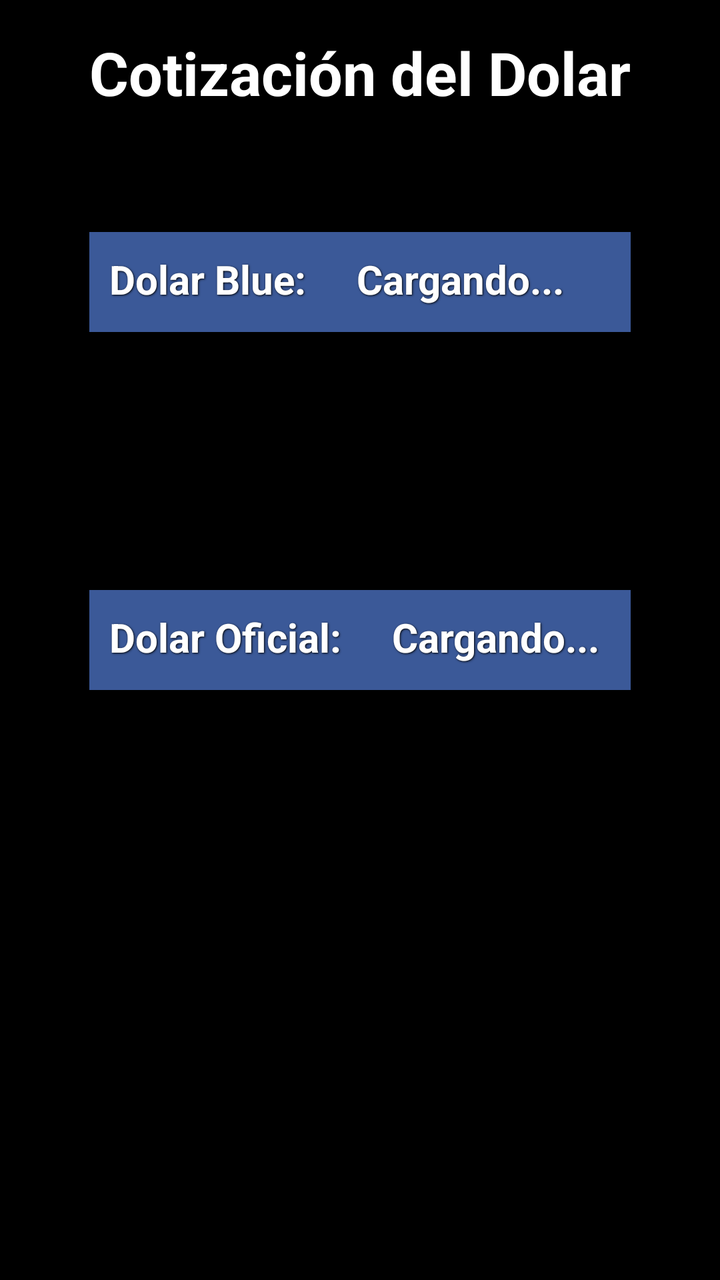
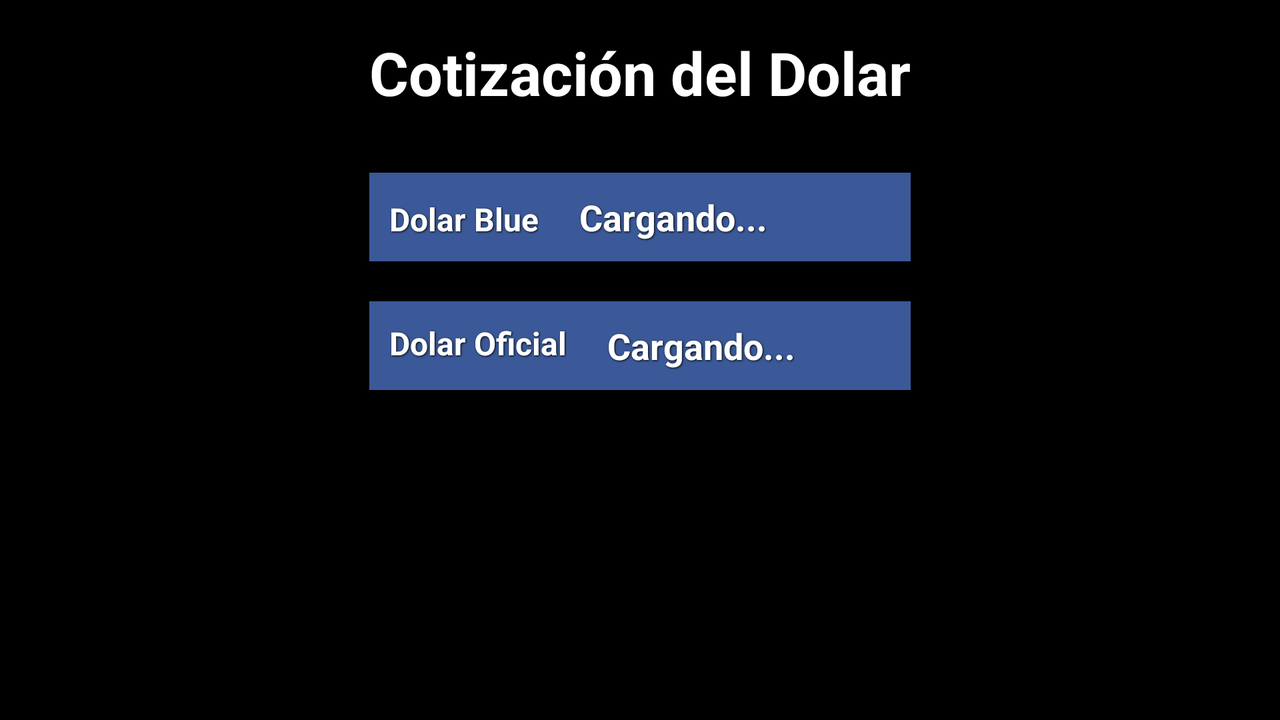

One screen, two layout resources from the same app: the default and the author's alternative for another configuration. Each is rendered where Android would select it; the XML of both is given below.
<!-- AndroidManifest.xml: application theme AppTheme -->
<!-- res/layout/activity_dolar_blue.xml -->
<RelativeLayout xmlns:android="http://schemas.android.com/apk/res/android"
    xmlns:tools="http://schemas.android.com/tools"
    android:layout_width="match_parent"
    android:layout_height="match_parent"
    android:background="@color/negro"
    android:paddingBottom="@dimen/activity_vertical_margin"
    android:paddingLeft="@dimen/activity_horizontal_margin"
    android:paddingRight="@dimen/activity_horizontal_margin"
    android:paddingTop="@dimen/activity_vertical_margin"
    tools:context=".DolarBlueActivity" >

 <LinearLayout
     android:id="@+id/GridDolar"
     android:layout_width="fill_parent"
     android:layout_height="50dp"
     android:layout_alignLeft="@+id/TituloBlue"
     android:layout_alignParentTop="true"
     android:layout_alignRight="@+id/TituloBlue"
     android:layout_marginTop="100dp"
     android:background="@drawable/gridstyle" >
	
	<TextView
         android:id="@+id/Blue"
         style="@style/ButtonText"
         android:layout_width="wrap_content"
         android:layout_height="wrap_content"
         android:textSize="20sp"
         android:text="Dolar Blue: " />
     
	<TextView
         android:id="@+id/valor"
         style="@style/ButtonText"
         android:layout_width="wrap_content"
         android:layout_height="wrap_content"
         android:layout_marginLeft="20dp"
         android:textSize="20sp"
         android:tag="false"
         android:text="Cargando..."
         android:textColor="@color/blancoReal" />
     
 </LinearLayout>

 <TextView
     android:id="@+id/TituloBlue"
     android:layout_width="wrap_content"
     android:layout_height="wrap_content"
     android:layout_alignParentTop="true"
     android:layout_centerHorizontal="true"     
     style="@style/ButtonText"
     android:textColor="@color/blancoReal"
     android:textSize="30sp"
     android:text="Cotización del Dolar" />

 <LinearLayout
     android:id="@+id/GridDolar3"
     android:layout_width="fill_parent"
     android:layout_height="50dp"
     android:layout_alignLeft="@+id/GridDolar"
     android:layout_alignRight="@+id/GridDolar"
     android:layout_centerVertical="true"
     android:background="@drawable/gridstyle"
     android:orientation="horizontal" >

     <TextView
         android:id="@+id/oficial"
         style="@style/ButtonText"
         android:layout_width="wrap_content"
         android:layout_height="wrap_content"
         android:text="Dolar Oficial: "
         android:textSize="20sp" />

     <TextView
         android:id="@+id/valor2"
         style="@style/ButtonText"
         android:layout_width="wrap_content"
         android:layout_height="wrap_content"
         android:layout_gravity="right"
         android:layout_marginLeft="20dp"
         android:tag="false"
         android:text="Cargando..."
         android:textColor="@color/blancoReal"
         android:textSize="20sp" />
 </LinearLayout>

</RelativeLayout>
<!-- resources referenced by this layout -->
<resources>
  <color name="blancoReal">#FFFFFF</color>
  <color name="negro">#000000</color>
  <dimen name="activity_horizontal_margin">16dp</dimen>
  <dimen name="activity_vertical_margin">16dp</dimen>
  <!-- drawable gridstyle (drawable-hdpi) -->
  <?xml version="1.0" encoding="utf-8"?>
  <shape xmlns:android="http://schemas.android.com/apk/res/android"
  android:shape="rectangle" >
  
  <gradient 
      android:startColor="#3b5998"
      android:endColor="#3b5998"
      android:angle="90" />
  
  <padding 
      android:left="10dp" 
      android:top="10dp"
      android:right="10dp" 
      android:bottom="10dp" />
  
  </shape>
  <style name="ButtonText">    
      <item name="android:textColor">#ffffff</item>
      <item name="android:gravity">center</item>    
      <item name="android:textSize">16sp</item>
      <item name="android:textStyle">bold</item>
      <item name="android:shadowColor">#000000</item>
      <item name="android:shadowDx">1</item>
      <item name="android:shadowDy">1</item>
      <item name="android:shadowRadius">2</item>
  </style>
  <style name="AppTheme" parent="AppBaseTheme">
          
      </style>
  <style name="AppBaseTheme" parent="android:Theme.Light">
          
      </style>
</resources>
<!-- res/layout-land/activity_dolar_blue.xml (the author's variant of the layout above) -->
<!-- drawn on the phone turned sideways -->
<RelativeLayout xmlns:android="http://schemas.android.com/apk/res/android"
    xmlns:tools="http://schemas.android.com/tools"
    android:layout_width="match_parent"
    android:layout_height="match_parent"
    android:background="@color/negro"
    android:paddingBottom="@dimen/activity_vertical_margin"
    android:paddingLeft="@dimen/activity_horizontal_margin"
    android:paddingRight="@dimen/activity_horizontal_margin"
    android:paddingTop="@dimen/activity_vertical_margin"
    tools:context=".DolarBlueActivity" >

 <TextView
     android:id="@+id/TituloBlue"
     android:layout_width="wrap_content"
     android:layout_height="wrap_content"
     android:layout_alignParentTop="true"
     android:layout_centerHorizontal="true"     
     style="@style/ButtonText"
     android:textColor="@color/blancoReal"
     android:textSize="30sp"
     android:text="Cotización del Dolar" />

 <LinearLayout
     android:id="@+id/GridDolar"
     android:layout_width="wrap_content"
     android:layout_height="wrap_content"
     android:layout_alignLeft="@+id/TituloBlue"
     android:layout_alignRight="@+id/TituloBlue"
     android:layout_below="@+id/TituloBlue"
     android:layout_marginTop="30dp"
     android:background="@drawable/gridstyle" >

     <TextView
         android:id="@+id/Blue"
         style="@style/ButtonText"
         android:layout_width="wrap_content"
         android:layout_height="wrap_content"
         android:text="Dolar Blue" />

     <TextView
         android:id="@+id/valor"
         style="@style/ButtonText"
         android:layout_width="wrap_content"
         android:layout_height="wrap_content"
         android:layout_marginLeft="20dp"
         android:tag="false"
         android:text="Cargando..."
         android:textColor="@color/blancoReal"
         android:textSize="18sp" />
 </LinearLayout>

 <LinearLayout
     android:id="@+id/GridDolar3"
     android:layout_width="wrap_content"
     android:layout_height="wrap_content"
     android:layout_alignLeft="@+id/GridDolar"
     android:layout_alignRight="@+id/GridDolar"
     android:layout_below="@+id/GridDolar"
     android:layout_marginTop="20dp"
     android:background="@drawable/gridstyle"
     android:orientation="horizontal" >

     <TextView
         android:id="@+id/oficial"
         style="@style/ButtonText"
         android:layout_width="wrap_content"
         android:layout_height="wrap_content"
         android:text="Dolar Oficial" />

     <TextView
         android:id="@+id/valor2"
         style="@style/ButtonText"
         android:layout_width="wrap_content"
         android:layout_height="wrap_content"
         android:layout_gravity="right"
         android:layout_marginLeft="20dp"
         android:tag="false"
         android:text="Cargando..."
         android:textColor="@color/blancoReal"
         android:textSize="18sp" />
 </LinearLayout>

</RelativeLayout>
